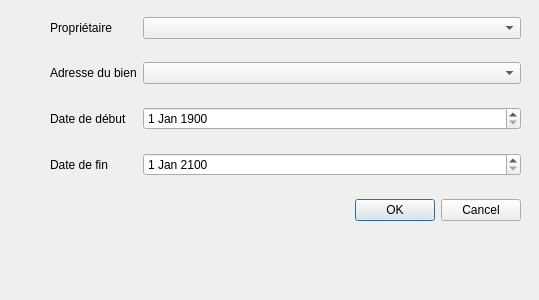
<?xml version="1.0" encoding="UTF-8"?>
<ui version="4.0">
 <class>CcpaSpancEstProprietaireDlg</class>
 <widget class="QDialog" name="CcpaSpancEstProprietaireDlg">
  <property name="geometry">
   <rect>
    <x>0</x>
    <y>0</y>
    <width>539</width>
    <height>300</height>
   </rect>
  </property>
  <property name="windowTitle">
   <string>Dialog</string>
  </property>
  <widget class="QWidget" name="gridLayoutWidget">
   <property name="geometry">
    <rect>
     <x>50</x>
     <y>0</y>
     <width>471</width>
     <height>241</height>
    </rect>
   </property>
   <layout class="QGridLayout" name="gridLayout">
    <item row="0" column="2">
     <widget class="CcpaSpancCombo" name="proprietaire"/>
    </item>
    <item row="1" column="0">
     <widget class="QLabel" name="label_2">
      <property name="text">
       <string>Adresse du bien</string>
      </property>
     </widget>
    </item>
    <item row="3" column="2">
     <widget class="QDateEdit" name="dateEdit">
      <property name="dateTime">
       <datetime>
        <hour>0</hour>
        <minute>0</minute>
        <second>0</second>
        <year>1900</year>
        <month>1</month>
        <day>1</day>
       </datetime>
      </property>
     </widget>
    </item>
    <item row="4" column="2">
     <widget class="QDateEdit" name="dateEdit_2">
      <property name="dateTime">
       <datetime>
        <hour>0</hour>
        <minute>0</minute>
        <second>0</second>
        <year>2100</year>
        <month>1</month>
        <day>1</day>
       </datetime>
      </property>
     </widget>
    </item>
    <item row="4" column="0">
     <widget class="QLabel" name="label_5">
      <property name="text">
       <string>Date de fin</string>
      </property>
     </widget>
    </item>
    <item row="0" column="0">
     <widget class="QLabel" name="label">
      <property name="text">
       <string>Propriétaire</string>
      </property>
     </widget>
    </item>
    <item row="5" column="2">
     <widget class="QDialogButtonBox" name="buttonBox">
      <property name="orientation">
       <enum>Qt::Horizontal</enum>
      </property>
      <property name="standardButtons">
       <set>QDialogButtonBox::Cancel|QDialogButtonBox::Ok</set>
      </property>
     </widget>
    </item>
    <item row="3" column="0">
     <widget class="QLabel" name="label_6">
      <property name="text">
       <string>Date de début</string>
      </property>
     </widget>
    </item>
    <item row="1" column="2">
     <widget class="CcpaSpancCombo" name="propriete"/>
    </item>
   </layout>
  </widget>
 </widget>
 <customwidgets>
  <customwidget>
   <class>CcpaSpancCombo</class>
   <extends>QComboBox</extends>
   <header>ccpaspanccombo.h</header>
  </customwidget>
 </customwidgets>
 <resources/>
 <connections>
  <connection>
   <sender>buttonBox</sender>
   <signal>accepted()</signal>
   <receiver>CcpaSpancEstProprietaireDlg</receiver>
   <slot>accept()</slot>
   <hints>
    <hint type="sourcelabel">
     <x>248</x>
     <y>254</y>
    </hint>
    <hint type="destinationlabel">
     <x>157</x>
     <y>274</y>
    </hint>
   </hints>
  </connection>
  <connection>
   <sender>buttonBox</sender>
   <signal>rejected()</signal>
   <receiver>CcpaSpancEstProprietaireDlg</receiver>
   <slot>reject()</slot>
   <hints>
    <hint type="sourcelabel">
     <x>316</x>
     <y>260</y>
    </hint>
    <hint type="destinationlabel">
     <x>286</x>
     <y>274</y>
    </hint>
   </hints>
  </connection>
 </connections>
</ui>
